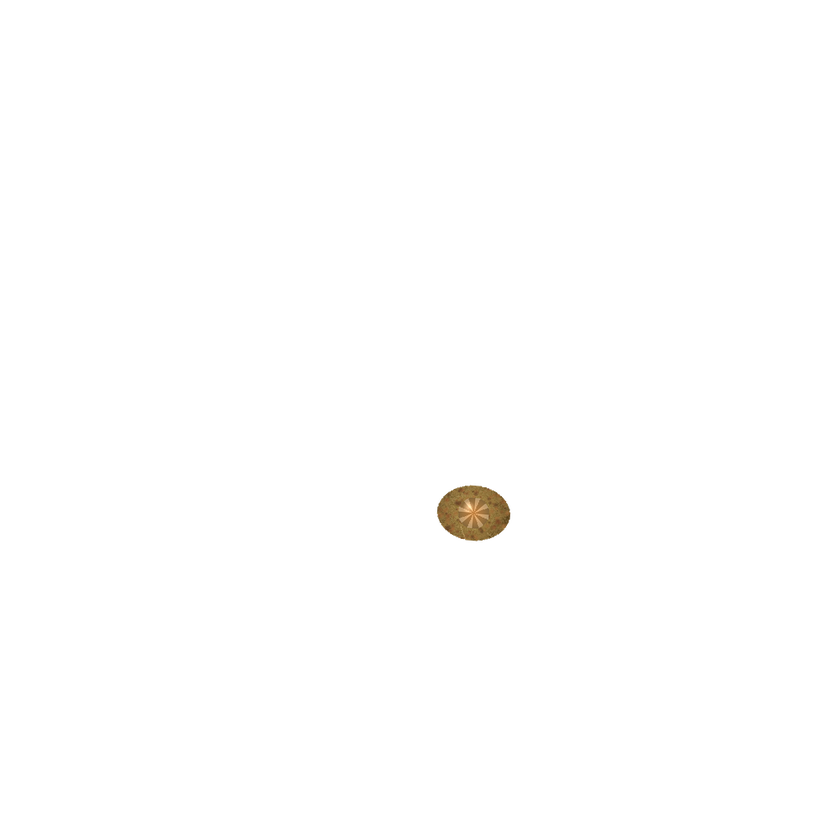
#> input picture NRA_ComfyUI_Batch_Tools/assets/props/prop_amber_stone_01.png, 840 x 840 px, shrunk from 1024 x 1024 before the run; its folder holds only this picture in this run
$ python crop_props.py
#> lines starting #> are read from the running program, lines starting #| are printed output that depends on the picture
"""
Auto-crop all prop assets to their non-transparent bounding boxes.
Saves cropped versions to assets/props_cropped/.
"""
import os
import json
from PIL import Image

SRC_DIR = "assets/props"
DST_DIR = "assets/props_cropped"
os.makedirs(DST_DIR, exist_ok=True)

crop_info = {}
files = sorted([f for f in os.listdir(SRC_DIR) if f.endswith('.png')])

for f in files:
    img = Image.open(os.path.join(SRC_DIR, f))
#> img is the input picture: PIL image 840x840 RGBA; mean R, G, B, A 0.7, 0.5, 0.3, 1.1
    if img.mode != 'RGBA':
        print(f"  SKIP {f}: not RGBA")
        continue

    alpha = img.split()[-1]
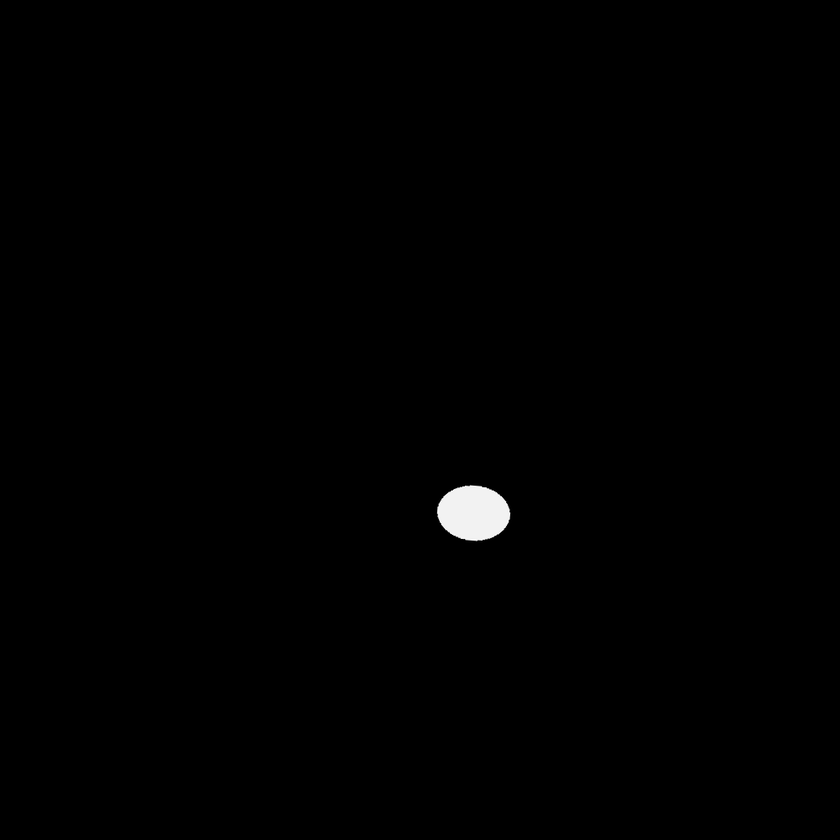
#> alpha: PIL image 840x840 L; min 0, max 255, mean 1.1
    bbox = alpha.getbbox()
#> bbox = (434, 482, 513, 544)
    if not bbox:
        print(f"  SKIP {f}: fully transparent")
        continue

    cropped = img.crop(bbox)
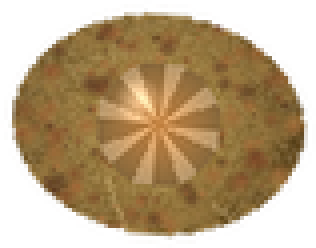
#> cropped: PIL image 79x62 RGBA (shown 4 times larger); mean R, G, B, A 100.4, 74.3, 36.4, 155.6; transparent parts drawn white
    cropped.save(os.path.join(DST_DIR, f))
    crop_info[f] = {"orig_size": list(img.size), "bbox": list(bbox), "cropped_size": list(cropped.size)}
    print(f"  OK {f}: {img.size} -> {cropped.size} (bbox={bbox})")
#|   OK prop_amber_stone_01.png: (840, 840) -> (79, 62) (bbox=(434, 482, 513, 544))

# Save crop info for the composer to reference
with open("data/prop_crop_info.json", "w") as jf:
    json.dump(crop_info, jf, indent=2)

print(f"\nDone! {len(crop_info)} props cropped to {DST_DIR}/")
#| Done! 1 props cropped to assets/props_cropped/
